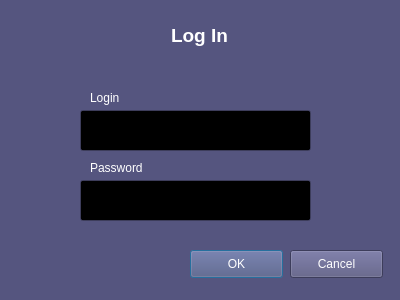
<?xml version="1.0" encoding="UTF-8"?>
<ui version="4.0">
 <class>DlgLogin</class>
 <widget class="QDialog" name="DlgLogin">
  <property name="geometry">
   <rect>
    <x>0</x>
    <y>0</y>
    <width>400</width>
    <height>300</height>
   </rect>
  </property>
  <property name="palette">
   <palette>
    <active>
     <colorrole role="WindowText">
      <brush brushstyle="SolidPattern">
       <color alpha="255">
        <red>255</red>
        <green>255</green>
        <blue>255</blue>
       </color>
      </brush>
     </colorrole>
     <colorrole role="Button">
      <brush brushstyle="SolidPattern">
       <color alpha="255">
        <red>85</red>
        <green>85</green>
        <blue>127</blue>
       </color>
      </brush>
     </colorrole>
     <colorrole role="Light">
      <brush brushstyle="SolidPattern">
       <color alpha="255">
        <red>127</red>
        <green>127</green>
        <blue>191</blue>
       </color>
      </brush>
     </colorrole>
     <colorrole role="Midlight">
      <brush brushstyle="SolidPattern">
       <color alpha="255">
        <red>106</red>
        <green>106</green>
        <blue>159</blue>
       </color>
      </brush>
     </colorrole>
     <colorrole role="Dark">
      <brush brushstyle="SolidPattern">
       <color alpha="255">
        <red>42</red>
        <green>42</green>
        <blue>63</blue>
       </color>
      </brush>
     </colorrole>
     <colorrole role="Mid">
      <brush brushstyle="SolidPattern">
       <color alpha="255">
        <red>56</red>
        <green>56</green>
        <blue>84</blue>
       </color>
      </brush>
     </colorrole>
     <colorrole role="Text">
      <brush brushstyle="SolidPattern">
       <color alpha="255">
        <red>255</red>
        <green>255</green>
        <blue>255</blue>
       </color>
      </brush>
     </colorrole>
     <colorrole role="BrightText">
      <brush brushstyle="SolidPattern">
       <color alpha="255">
        <red>255</red>
        <green>255</green>
        <blue>255</blue>
       </color>
      </brush>
     </colorrole>
     <colorrole role="ButtonText">
      <brush brushstyle="SolidPattern">
       <color alpha="255">
        <red>255</red>
        <green>255</green>
        <blue>255</blue>
       </color>
      </brush>
     </colorrole>
     <colorrole role="Base">
      <brush brushstyle="SolidPattern">
       <color alpha="255">
        <red>0</red>
        <green>0</green>
        <blue>0</blue>
       </color>
      </brush>
     </colorrole>
     <colorrole role="Window">
      <brush brushstyle="SolidPattern">
       <color alpha="255">
        <red>85</red>
        <green>85</green>
        <blue>127</blue>
       </color>
      </brush>
     </colorrole>
     <colorrole role="Shadow">
      <brush brushstyle="SolidPattern">
       <color alpha="255">
        <red>0</red>
        <green>0</green>
        <blue>0</blue>
       </color>
      </brush>
     </colorrole>
     <colorrole role="AlternateBase">
      <brush brushstyle="SolidPattern">
       <color alpha="255">
        <red>42</red>
        <green>42</green>
        <blue>63</blue>
       </color>
      </brush>
     </colorrole>
     <colorrole role="ToolTipBase">
      <brush brushstyle="SolidPattern">
       <color alpha="255">
        <red>255</red>
        <green>255</green>
        <blue>220</blue>
       </color>
      </brush>
     </colorrole>
     <colorrole role="ToolTipText">
      <brush brushstyle="SolidPattern">
       <color alpha="255">
        <red>0</red>
        <green>0</green>
        <blue>0</blue>
       </color>
      </brush>
     </colorrole>
    </active>
    <inactive>
     <colorrole role="WindowText">
      <brush brushstyle="SolidPattern">
       <color alpha="255">
        <red>255</red>
        <green>255</green>
        <blue>255</blue>
       </color>
      </brush>
     </colorrole>
     <colorrole role="Button">
      <brush brushstyle="SolidPattern">
       <color alpha="255">
        <red>85</red>
        <green>85</green>
        <blue>127</blue>
       </color>
      </brush>
     </colorrole>
     <colorrole role="Light">
      <brush brushstyle="SolidPattern">
       <color alpha="255">
        <red>127</red>
        <green>127</green>
        <blue>191</blue>
       </color>
      </brush>
     </colorrole>
     <colorrole role="Midlight">
      <brush brushstyle="SolidPattern">
       <color alpha="255">
        <red>106</red>
        <green>106</green>
        <blue>159</blue>
       </color>
      </brush>
     </colorrole>
     <colorrole role="Dark">
      <brush brushstyle="SolidPattern">
       <color alpha="255">
        <red>42</red>
        <green>42</green>
        <blue>63</blue>
       </color>
      </brush>
     </colorrole>
     <colorrole role="Mid">
      <brush brushstyle="SolidPattern">
       <color alpha="255">
        <red>56</red>
        <green>56</green>
        <blue>84</blue>
       </color>
      </brush>
     </colorrole>
     <colorrole role="Text">
      <brush brushstyle="SolidPattern">
       <color alpha="255">
        <red>255</red>
        <green>255</green>
        <blue>255</blue>
       </color>
      </brush>
     </colorrole>
     <colorrole role="BrightText">
      <brush brushstyle="SolidPattern">
       <color alpha="255">
        <red>255</red>
        <green>255</green>
        <blue>255</blue>
       </color>
      </brush>
     </colorrole>
     <colorrole role="ButtonText">
      <brush brushstyle="SolidPattern">
       <color alpha="255">
        <red>255</red>
        <green>255</green>
        <blue>255</blue>
       </color>
      </brush>
     </colorrole>
     <colorrole role="Base">
      <brush brushstyle="SolidPattern">
       <color alpha="255">
        <red>0</red>
        <green>0</green>
        <blue>0</blue>
       </color>
      </brush>
     </colorrole>
     <colorrole role="Window">
      <brush brushstyle="SolidPattern">
       <color alpha="255">
        <red>85</red>
        <green>85</green>
        <blue>127</blue>
       </color>
      </brush>
     </colorrole>
     <colorrole role="Shadow">
      <brush brushstyle="SolidPattern">
       <color alpha="255">
        <red>0</red>
        <green>0</green>
        <blue>0</blue>
       </color>
      </brush>
     </colorrole>
     <colorrole role="AlternateBase">
      <brush brushstyle="SolidPattern">
       <color alpha="255">
        <red>42</red>
        <green>42</green>
        <blue>63</blue>
       </color>
      </brush>
     </colorrole>
     <colorrole role="ToolTipBase">
      <brush brushstyle="SolidPattern">
       <color alpha="255">
        <red>255</red>
        <green>255</green>
        <blue>220</blue>
       </color>
      </brush>
     </colorrole>
     <colorrole role="ToolTipText">
      <brush brushstyle="SolidPattern">
       <color alpha="255">
        <red>0</red>
        <green>0</green>
        <blue>0</blue>
       </color>
      </brush>
     </colorrole>
    </inactive>
    <disabled>
     <colorrole role="WindowText">
      <brush brushstyle="SolidPattern">
       <color alpha="255">
        <red>42</red>
        <green>42</green>
        <blue>63</blue>
       </color>
      </brush>
     </colorrole>
     <colorrole role="Button">
      <brush brushstyle="SolidPattern">
       <color alpha="255">
        <red>85</red>
        <green>85</green>
        <blue>127</blue>
       </color>
      </brush>
     </colorrole>
     <colorrole role="Light">
      <brush brushstyle="SolidPattern">
       <color alpha="255">
        <red>127</red>
        <green>127</green>
        <blue>191</blue>
       </color>
      </brush>
     </colorrole>
     <colorrole role="Midlight">
      <brush brushstyle="SolidPattern">
       <color alpha="255">
        <red>106</red>
        <green>106</green>
        <blue>159</blue>
       </color>
      </brush>
     </colorrole>
     <colorrole role="Dark">
      <brush brushstyle="SolidPattern">
       <color alpha="255">
        <red>42</red>
        <green>42</green>
        <blue>63</blue>
       </color>
      </brush>
     </colorrole>
     <colorrole role="Mid">
      <brush brushstyle="SolidPattern">
       <color alpha="255">
        <red>56</red>
        <green>56</green>
        <blue>84</blue>
       </color>
      </brush>
     </colorrole>
     <colorrole role="Text">
      <brush brushstyle="SolidPattern">
       <color alpha="255">
        <red>42</red>
        <green>42</green>
        <blue>63</blue>
       </color>
      </brush>
     </colorrole>
     <colorrole role="BrightText">
      <brush brushstyle="SolidPattern">
       <color alpha="255">
        <red>255</red>
        <green>255</green>
        <blue>255</blue>
       </color>
      </brush>
     </colorrole>
     <colorrole role="ButtonText">
      <brush brushstyle="SolidPattern">
       <color alpha="255">
        <red>42</red>
        <green>42</green>
        <blue>63</blue>
       </color>
      </brush>
     </colorrole>
     <colorrole role="Base">
      <brush brushstyle="SolidPattern">
       <color alpha="255">
        <red>85</red>
        <green>85</green>
        <blue>127</blue>
       </color>
      </brush>
     </colorrole>
     <colorrole role="Window">
      <brush brushstyle="SolidPattern">
       <color alpha="255">
        <red>85</red>
        <green>85</green>
        <blue>127</blue>
       </color>
      </brush>
     </colorrole>
     <colorrole role="Shadow">
      <brush brushstyle="SolidPattern">
       <color alpha="255">
        <red>0</red>
        <green>0</green>
        <blue>0</blue>
       </color>
      </brush>
     </colorrole>
     <colorrole role="AlternateBase">
      <brush brushstyle="SolidPattern">
       <color alpha="255">
        <red>85</red>
        <green>85</green>
        <blue>127</blue>
       </color>
      </brush>
     </colorrole>
     <colorrole role="ToolTipBase">
      <brush brushstyle="SolidPattern">
       <color alpha="255">
        <red>255</red>
        <green>255</green>
        <blue>220</blue>
       </color>
      </brush>
     </colorrole>
     <colorrole role="ToolTipText">
      <brush brushstyle="SolidPattern">
       <color alpha="255">
        <red>0</red>
        <green>0</green>
        <blue>0</blue>
       </color>
      </brush>
     </colorrole>
    </disabled>
   </palette>
  </property>
  <property name="windowTitle">
   <string>Log In</string>
  </property>
  <widget class="QLabel" name="labelLogin">
   <property name="geometry">
    <rect>
     <x>90</x>
     <y>90</y>
     <width>53</width>
     <height>16</height>
    </rect>
   </property>
   <property name="font">
    <font>
     <pointsize>9</pointsize>
    </font>
   </property>
   <property name="text">
    <string>Login</string>
   </property>
  </widget>
  <widget class="QLabel" name="labelPassword">
   <property name="geometry">
    <rect>
     <x>90</x>
     <y>160</y>
     <width>71</width>
     <height>16</height>
    </rect>
   </property>
   <property name="font">
    <font>
     <pointsize>9</pointsize>
    </font>
   </property>
   <property name="text">
    <string>Password</string>
   </property>
  </widget>
  <widget class="QPushButton" name="okButton">
   <property name="geometry">
    <rect>
     <x>190</x>
     <y>250</y>
     <width>93</width>
     <height>28</height>
    </rect>
   </property>
   <property name="text">
    <string>OK</string>
   </property>
  </widget>
  <widget class="QPushButton" name="cancelButton">
   <property name="geometry">
    <rect>
     <x>290</x>
     <y>250</y>
     <width>93</width>
     <height>28</height>
    </rect>
   </property>
   <property name="text">
    <string>Cancel</string>
   </property>
  </widget>
  <widget class="QLineEdit" name="lineEditLogin">
   <property name="geometry">
    <rect>
     <x>80</x>
     <y>110</y>
     <width>231</width>
     <height>41</height>
    </rect>
   </property>
  </widget>
  <widget class="QLineEdit" name="lineEditPassword">
   <property name="geometry">
    <rect>
     <x>80</x>
     <y>180</y>
     <width>231</width>
     <height>41</height>
    </rect>
   </property>
   <property name="echoMode">
    <enum>QLineEdit::Password</enum>
   </property>
  </widget>
  <widget class="QWidget" name="verticalLayoutWidget">
   <property name="geometry">
    <rect>
     <x>-1</x>
     <y>10</y>
     <width>401</width>
     <height>51</height>
    </rect>
   </property>
   <layout class="QVBoxLayout" name="verticalLayout">
    <item>
     <widget class="QLabel" name="labelMain">
      <property name="font">
       <font>
        <pointsize>14</pointsize>
        <weight>75</weight>
        <bold>true</bold>
       </font>
      </property>
      <property name="text">
       <string>Log In</string>
      </property>
      <property name="alignment">
       <set>Qt::AlignCenter</set>
      </property>
     </widget>
    </item>
   </layout>
  </widget>
 </widget>
 <resources/>
 <connections/>
</ui>
